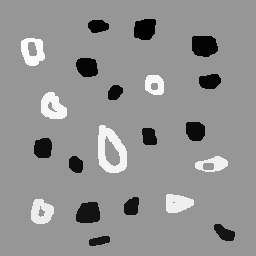
//> input picture opencv/bubbles/bubblefill (Cópia em conflito de glucandesk 2016-09-16).png, 256 x 256 px
$ ./bubblefill 'bubblefill (Cópia em conflito de glucandesk 2016-09-16).png'   (built with g++ and OpenCV 4)
//> lines starting //> are read from the running program, lines starting //| are printed output that depends on the picture; after the words box and inside, x2 and y2 are one past the last pixel; in counts of white or black regions, pixels touching at a corner belong together
#include <iostream>
#include <opencv2/opencv.hpp>

using namespace cv;
using namespace std;

int main(int argc, char** argv) {

	int ORIGINAL_BGROUND = 0;
	int EXPLORED_BGROUND = 255;
	int ORIGINAL_BUBBLE  = 255;

	Mat image, mask;
	CvPoint point;

	int width, height;
	int bubbles=0, holes=0;

	image = imread(argv[1], CV_LOAD_IMAGE_GRAYSCALE);
//> image is the input picture: 256 rows x 256 cols, CV_8UC1; min 1, max 251, mean 146

	if(!image.data){
		cout << "Falha ao carregar a imagem " << argv[1] << "." << endl;
		return(-1);
	}

	width = image.size().width;
//> width = 256
	height = image.size().height;
//> height = 256

	// boder cleaning ----------------------------------------
	int k = 0;
	while (k < height) {

		point.y = k;

		point.x = 0;
		if (image.at<uchar>(point) == ORIGINAL_BUBBLE) {
			floodFill(image, point, ORIGINAL_BGROUND);
		}

		point.x = width-1;
		if (image.at<uchar>(point) == ORIGINAL_BUBBLE) {
			floodFill(image, point, ORIGINAL_BGROUND);
		}

		k++;
	}
//> after the loop, k = 256


	k = 1;
	while (k < width-1) {

		point.x = k;

		point.y = 0;
		if (image.at<uchar>(point) == ORIGINAL_BUBBLE) {
			floodFill(image, point, ORIGINAL_BGROUND);
		}

		point.y = height-1;
		if (image.at<uchar>(point) == ORIGINAL_BUBBLE) {
			floodFill(image, point, ORIGINAL_BGROUND);
		}

		k++;
	}
//> after the loop, k = 255


	// counting bubbles ----------------------------------------

	for(int i = 0; i < height; i++){
		for(int j = 0; j < width; j++){

			if (image.at<uchar>(i,j) == ORIGINAL_BUBBLE){
				bubbles++;
				point.x = j;
				point.y = i;
				floodFill(image, point, bubbles);
			}
		}
	}
//> after the loop, bubbles = 0

	// coloring the background ---------------------------------

	point.x=0;
//> point = Point(0, 255)
	point.y=0;
//> point = Point(0, 0)
	floodFill(image, point, EXPLORED_BGROUND);
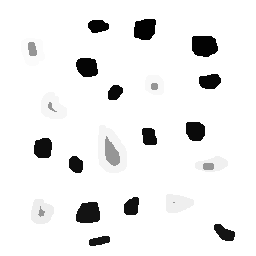
//> image: 256 rows x 256 cols, CV_8UC1; min 1, max 255, mean 238.9

	// counting the holes --------------------------------------

	for(int i = 0; i < height; i++){
		for(int j = 0; j < width; j++){

			if (image.at<uchar>(i,j) != ORIGINAL_BUBBLE){
				holes++;
				point.x = j;
				point.y = i;
				floodFill(image, point, EXPLORED_BGROUND);
			}
		}
	}
//> this loop made 256 passes
//> holes on passes 1 to 3: 0, 0, 0
//> image: 256 rows x 256 cols, CV_8UC1; 11.61% of pixels changed, all inside (x1, y1, x2, y2) = (21, 19, 235, 246)
//> after the loop, holes = 28

	cout << "Bolhas solidas: "<< (bubbles - holes) <<"\n";
//| Bolhas solidas: -28
	cout << "Bolhas vazadas: "<< holes <<"\n";
//| Bolhas vazadas: 28

	imshow("image", image);

	imwrite("bubblefill.png", image);

	waitKey();

	return 0;
}
